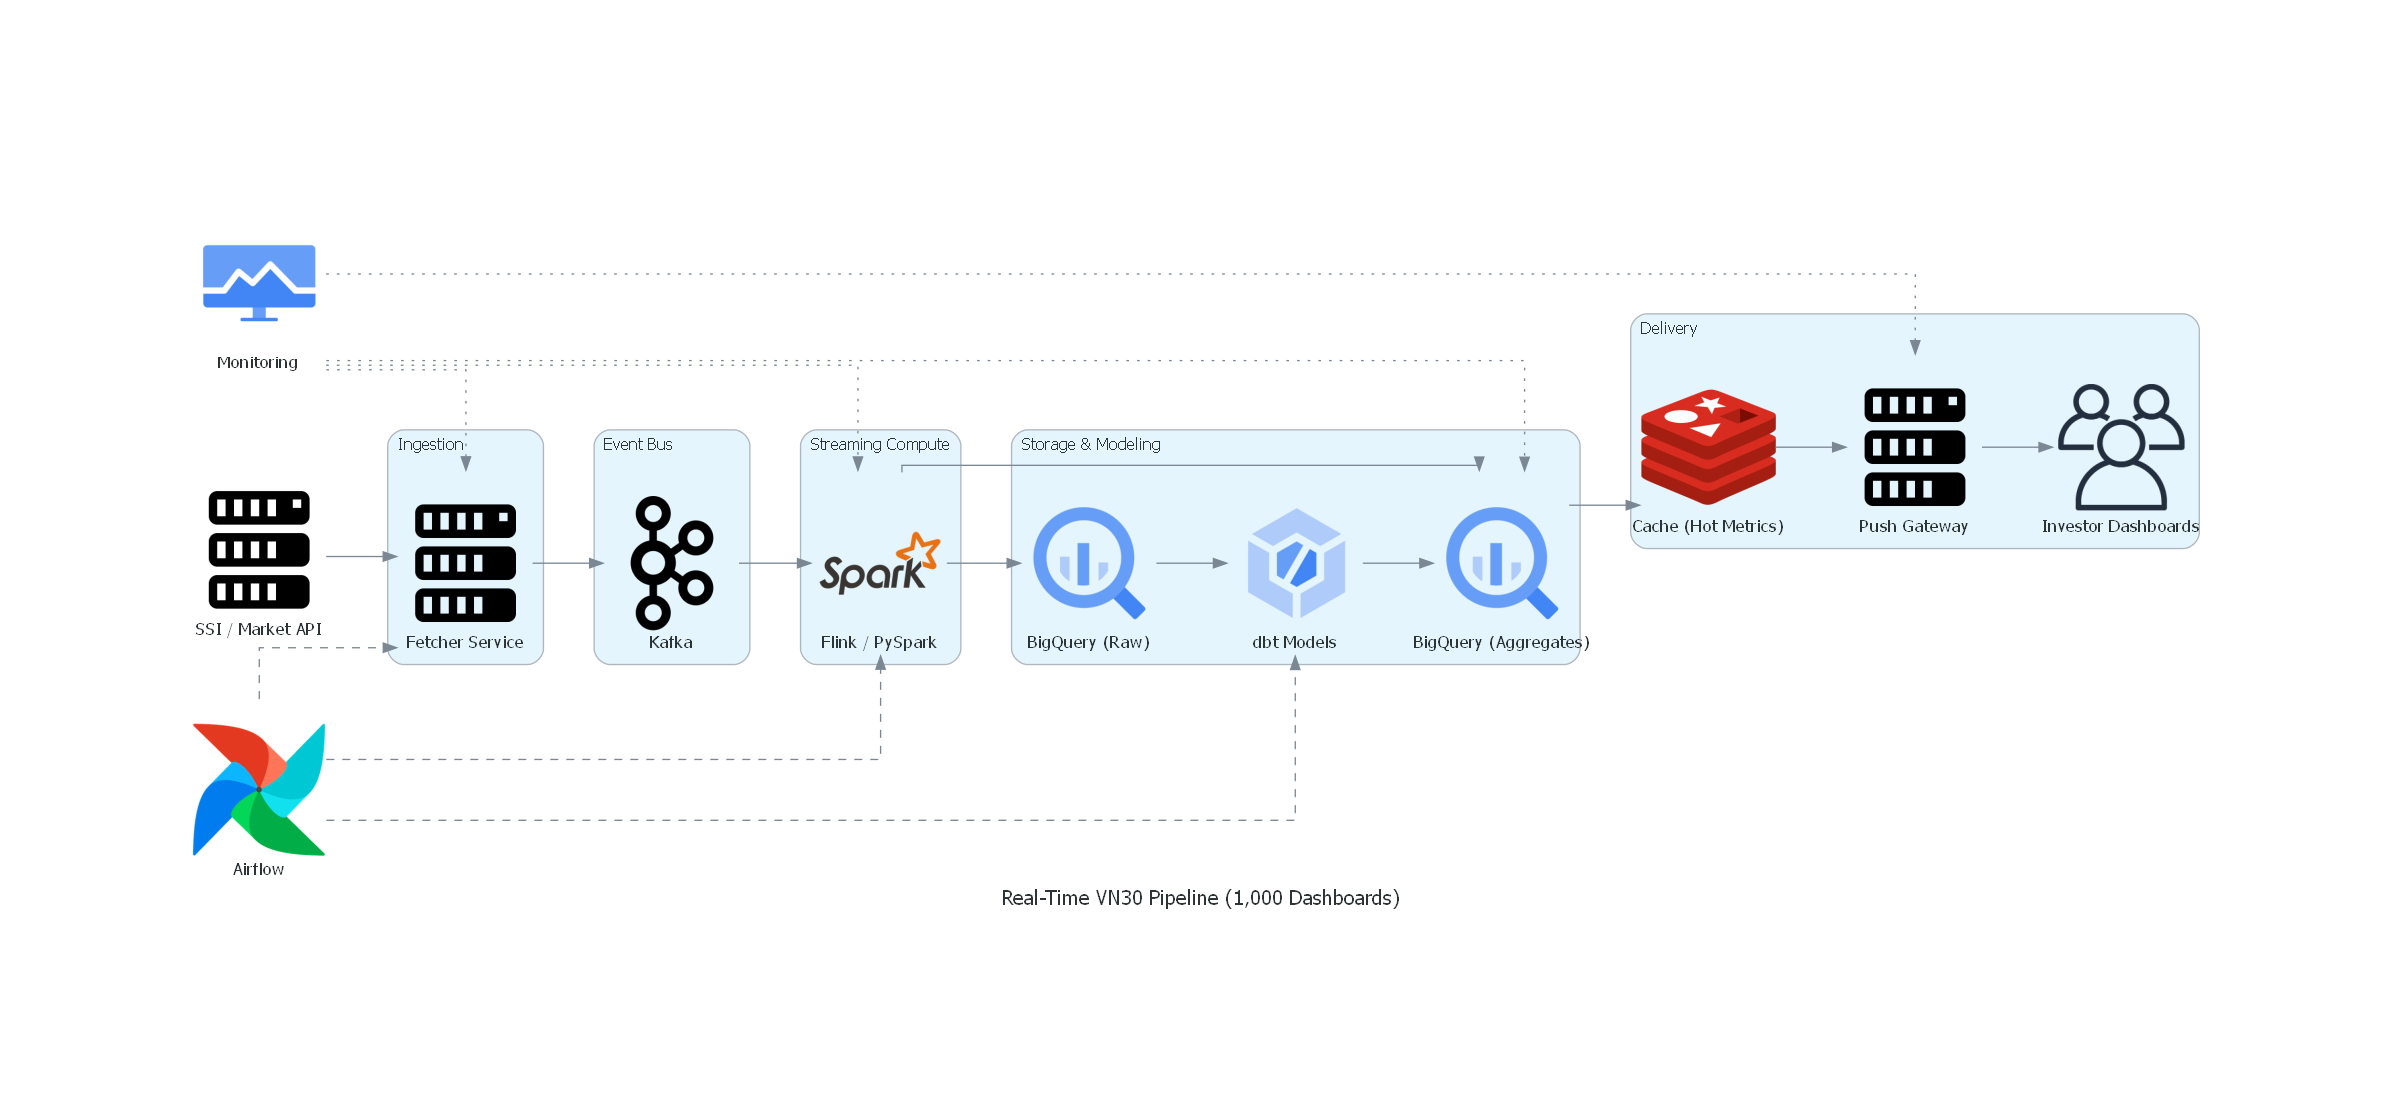

Write Python code to recreate this figure.
from diagrams import Cluster, Diagram, Edge
from diagrams.onprem.storage import Flinn
from diagrams.onprem.analytics import Spark
from diagrams.onprem.compute import Server
from diagrams.onprem.inmemory import Redis
from diagrams.onprem.client import Users
from diagrams.gcp.analytics import BigQuery
from diagrams.gcp.devtools import Build
from diagrams.gcp.operations import Monitoring
from diagrams.onprem.workflow import Airflow

with Diagram(
    "Real-Time VN30 Pipeline (1,000 Dashboards)",
    show=False,
    direction="LR",
    filename="docs/edge_case_architecture",
):
    api = Server("SSI / Market API")

    with Cluster("Ingestion"):
        fetcher = Server("Fetcher Service")

    with Cluster("Event Bus"):
        kafka = Kafka("Kafka")

    with Cluster("Streaming Compute"):
        stream = Spark("Flink / PySpark")

    with Cluster("Storage & Modeling"):
        bq_raw = BigQuery("BigQuery (Raw)")
        bq_agg = BigQuery("BigQuery (Aggregates)")
        dbt = Build("dbt Models")

    with Cluster("Delivery"):
        cache = Redis("Cache (Hot Metrics)")
        push = Server("Push Gateway")
        users = Users("Investor Dashboards")

    orchestrator = Airflow("Airflow")
    monitoring = Monitoring("Monitoring")

    api >> fetcher >> kafka >> stream
    stream >> bq_raw
    stream >> bq_agg
    bq_raw >> dbt >> bq_agg
    bq_agg >> cache >> push >> users

    orchestrator >> Edge(style="dashed") >> [fetcher, stream, dbt]
    monitoring >> Edge(style="dotted") >> [fetcher, stream, push, bq_agg]
